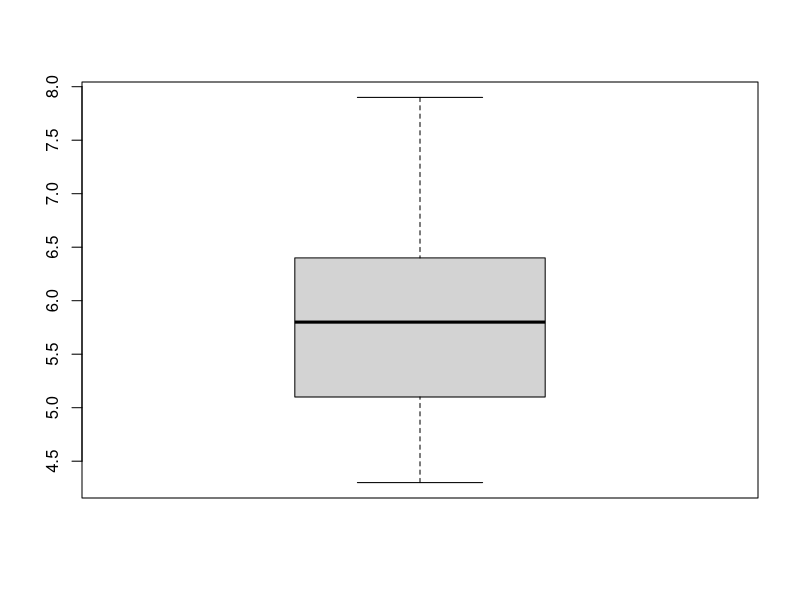
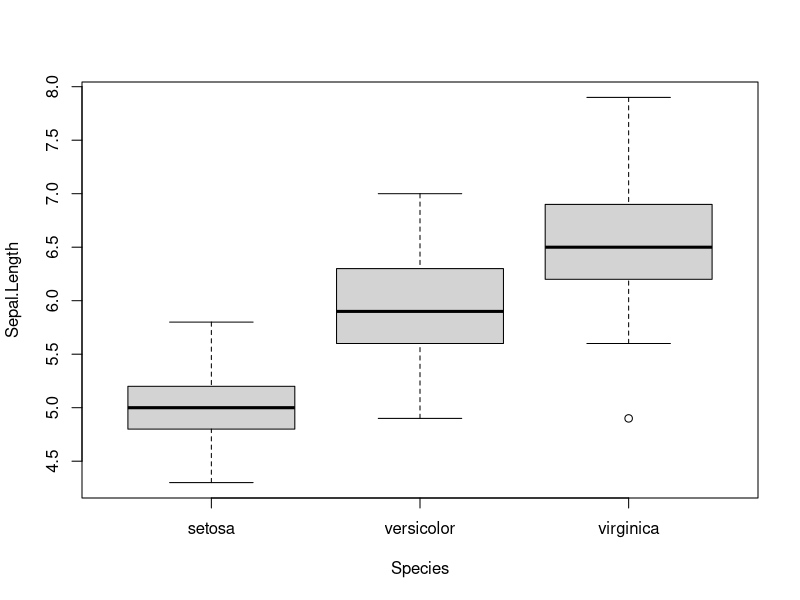
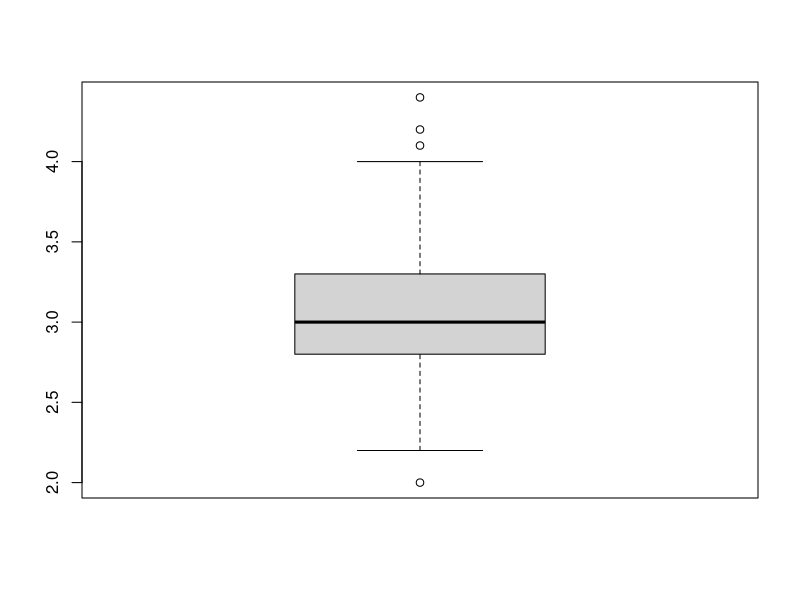
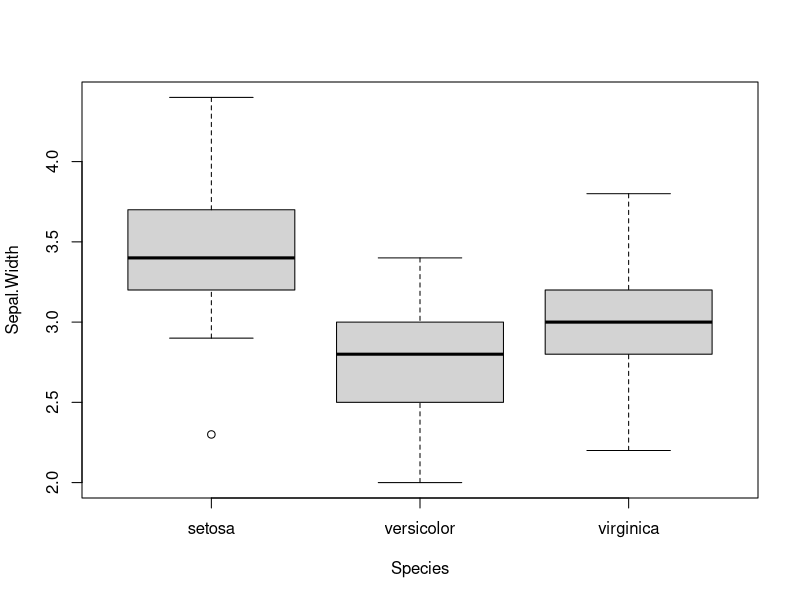
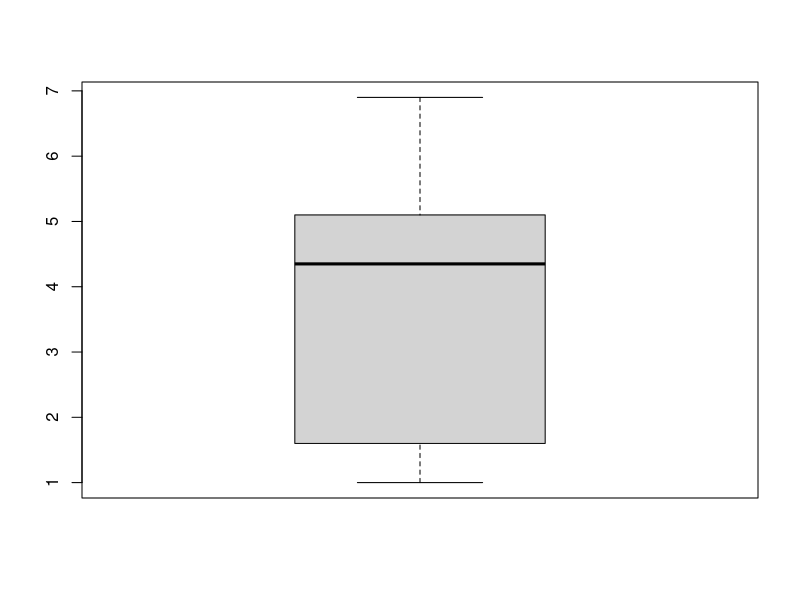
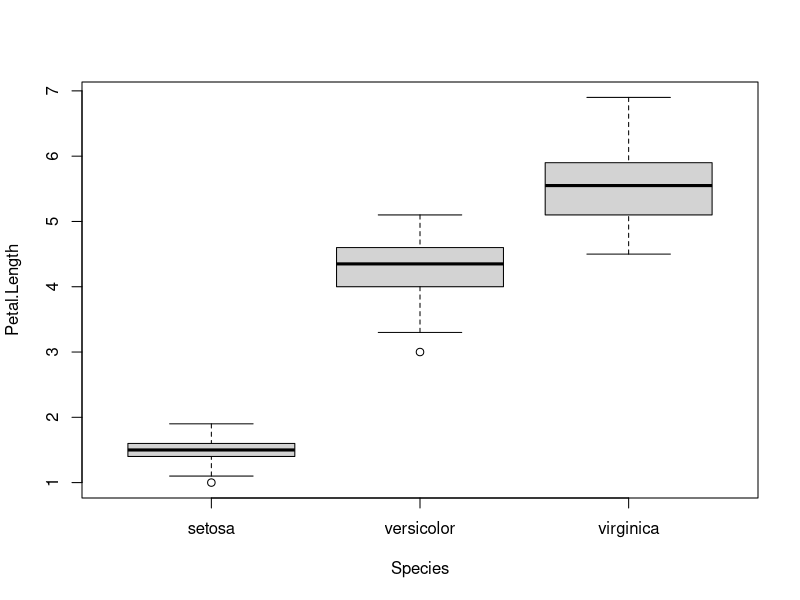
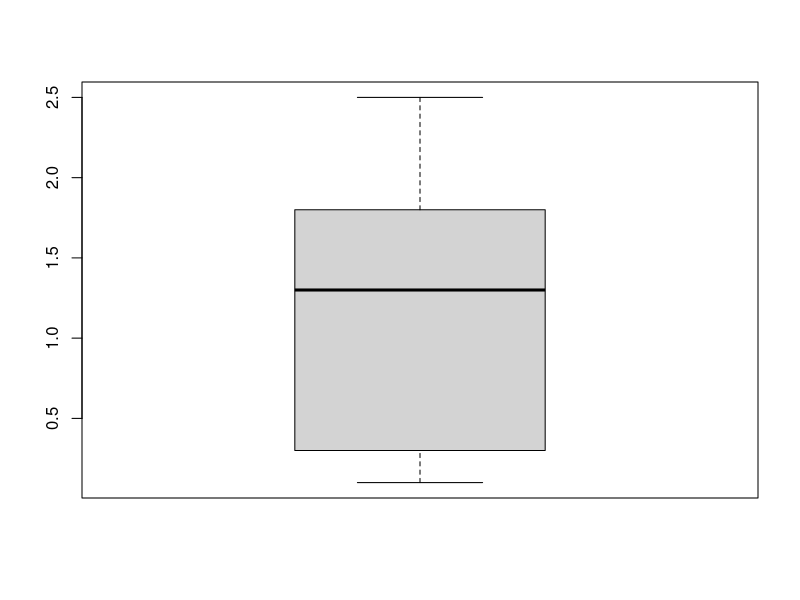
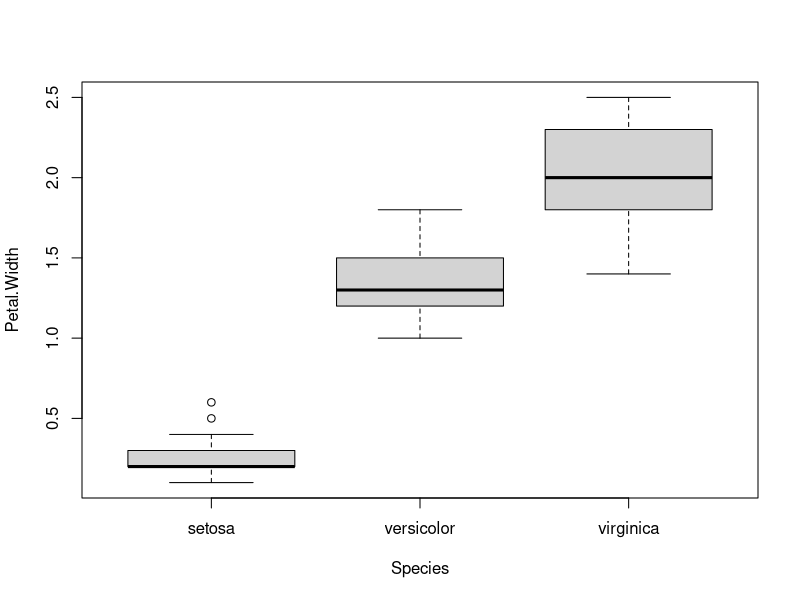

Source code (R) for these figures, in order:
# Question 1 -----------------------------------------------------
# (a)
chest <- c(rep("gold", 20), rep("silver", 30), rep("bronze", 50))
s <- sample(x = chest, size = 10, replace = FALSE)
s
table(s)

# (b)
surgery <- c("success", "failure")
sample(x = surgery, size = 10, replace = TRUE, prob = c(0.9, 0.1))


# Question 2 -----------------------------------------------------
pbirthday(n = 23, classes = 365, coincident = 2)
qbirthday(prob = 0.5, classes = 365, coincident = 2)


#Question 3 -----------------------------------------------------
bayesTheorem <- function(PA, PB, PBA) {
  PAB = (PBA * PA)/PB
  return (PAB)
}

Pcloudy <- 0.4
Prain <- 0.2
Pcloudy_rain <- 0.85

bayesTheorem(Prain, Pcloudy, Pcloudy_rain)


# Question 4 -----------------------------------------------------
library(datasets)
data("iris")

# (a)
head(x = iris, 5)
#tail(x = iris)

# (b)
dim(iris)
str(iris)

## Sepal Length
sepal.length <- iris[, "Sepal.Length"]
boxplot(sepal.length)
boxplot(formula = Sepal.Length ~ Species, data = iris)

range(sepal.length)
mean(sepal.length)
median(sepal.length)
quantile(sepal.length, 0.25)
quantile(sepal.length, 0.75)
IQR(sepal.length)
sd(sepal.length)
var(sepal.length)


AttributeAnalysis <- function(data) {
  cat('Range: ', range(data), '\n')
  cat('Mean: ', mean(data), '\n')
  cat('Median: ', median(data), '\n')
  print(quantile(data))
  cat('Q1: ', quantile(data, 0.25), '\n')
  cat('Q2: ', quantile(data, 0.75), '\n')
  cat('IQR: ', IQR(data), '\n')
  cat('Standard deviation: ', sd(data), '\n')
  cat('Variance: ', var(data), '\n')
}


## Sepal Width
sepal.width <- iris[, "Sepal.Width"]
boxplot(sepal.width)
boxplot(formula = Sepal.Width ~ Species, data = iris)
AttributeAnalysis(sepal.width)


## Petal Length
petal.length <- iris[, "Petal.Length"]
boxplot(petal.length)
boxplot(formula = Petal.Length ~ Species, data = iris)
AttributeAnalysis(petal.length)


## Petal Width
petal.width <- iris[, "Petal.Width"]
boxplot(petal.width)
boxplot(formula = Petal.Width ~ Species, data = iris)
AttributeAnalysis(petal.width)


# (i)
summary(iris)


# Question 5 -----------------------------------------------------
calc_mode <- function(x) {
  mode <- names(sort(table(x), decreasing = TRUE)[1])
  return (as.numeric(mode))
}

x <- c(1, 1, 1, 1, 2, 2, 2, 2, 2, 3, 4, 5)
calc_mode(x)